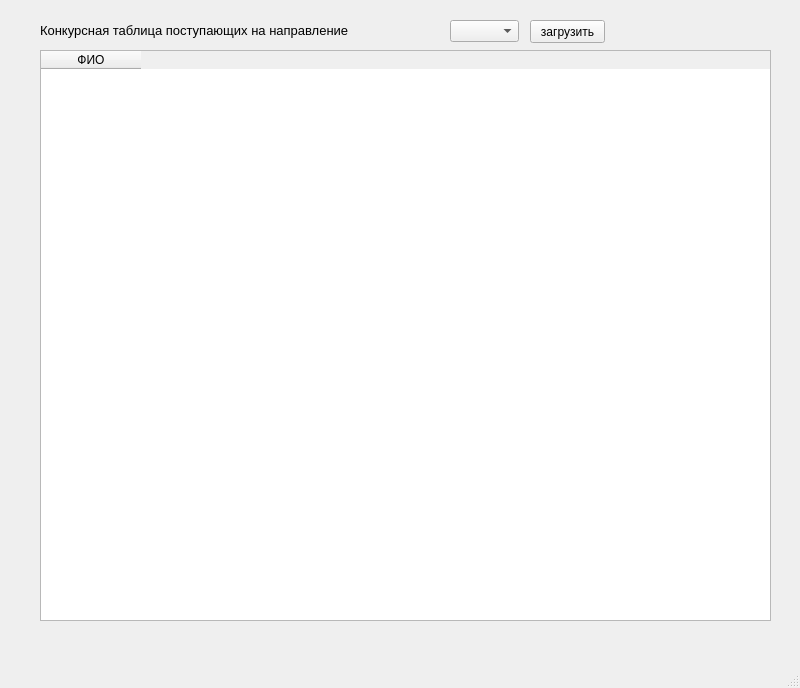
<?xml version="1.0" encoding="UTF-8"?>
<ui version="4.0">
 <class>MainWindow</class>
 <widget class="QMainWindow" name="MainWindow">
  <property name="geometry">
   <rect>
    <x>0</x>
    <y>0</y>
    <width>800</width>
    <height>688</height>
   </rect>
  </property>
  <property name="windowTitle">
   <string>MainWindow</string>
  </property>
  <widget class="QWidget" name="centralwidget">
   <widget class="QLabel" name="label_2">
    <property name="geometry">
     <rect>
      <x>40</x>
      <y>15</y>
      <width>411</width>
      <height>31</height>
     </rect>
    </property>
    <property name="font">
     <font>
      <pointsize>10</pointsize>
     </font>
    </property>
    <property name="text">
     <string>Конкурсная таблица поступающих на направление</string>
    </property>
   </widget>
   <widget class="QPushButton" name="pushButton_2">
    <property name="geometry">
     <rect>
      <x>530</x>
      <y>20</y>
      <width>75</width>
      <height>23</height>
     </rect>
    </property>
    <property name="text">
     <string>загрузить</string>
    </property>
   </widget>
   <widget class="QTableWidget" name="tableWidget_5">
    <property name="geometry">
     <rect>
      <x>40</x>
      <y>50</y>
      <width>731</width>
      <height>571</height>
     </rect>
    </property>
    <column>
     <property name="text">
      <string>ФИО</string>
     </property>
    </column>
   </widget>
   <widget class="QComboBox" name="comboBox_2">
    <property name="geometry">
     <rect>
      <x>450</x>
      <y>20</y>
      <width>69</width>
      <height>22</height>
     </rect>
    </property>
   </widget>
  </widget>
  <widget class="QMenuBar" name="menubar">
   <property name="geometry">
    <rect>
     <x>0</x>
     <y>0</y>
     <width>800</width>
     <height>26</height>
    </rect>
   </property>
  </widget>
  <widget class="QStatusBar" name="statusbar"/>
 </widget>
 <resources/>
 <connections/>
</ui>
